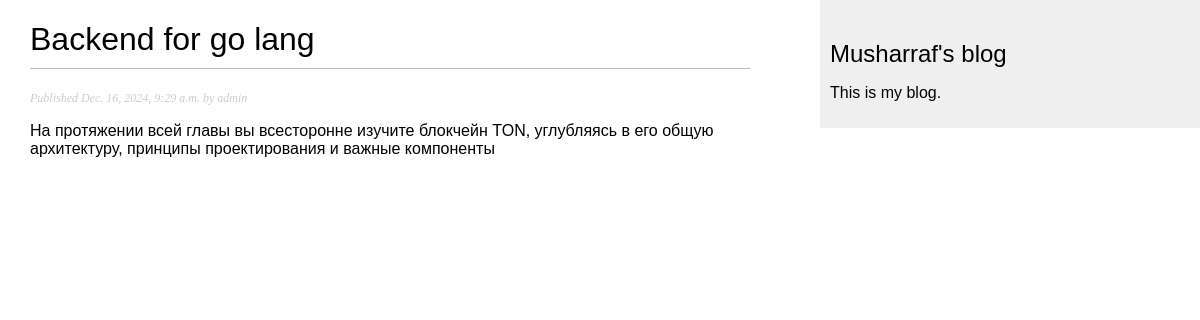
The app's page /2024/12/16/backend-for-go-lang/ with its own data.
### page/models.py (models this page shows, shortened)
class Post(models.Model):
    class Status(models.TextChoices):
        DRAFT = 'DF', 'Draft'
        PUBLISHED = 'PB', 'Published'
    title = models.CharField(max_length=250)
    slug = models.SlugField(max_length=250,
                            unique_for_date='publish', )
    author = models.ForeignKey(
        settings.AUTH_USER_MODEL,
        on_delete=models.CASCADE,
        related_name='blog_posts'
    )
    body = models.TextField()
    publish = models.DateTimeField(default=timezone.now)
    created = models.DateTimeField(auto_now_add=True)
    updated = models.DateTimeField(auto_now=True)
    status = models.CharField(
        max_length=2,
        choices=Status.choices,
        default=Status.DRAFT
    )
    objects = models.Manager()  # The default manager.
    published = PublishedManager()  # Our custom manager.
    class Meta:
        ordering = ["-publish"]
        indexes = [
            models.Index(fields=['-publish']),
        ]

### page/views.py (the view)
# urls.py: path("<int:year>/<int:month>/<int:day>/<slug:post>/",post_detail,name="post_detail")
def post_detail(request, year, month, day, post):
    post = get_object_or_404(
        Post,
        status=Post.Status.PUBLISHED,
        slug=post,
        publish__year=year,
        publish__month=month,
        publish__day=day)
    return render(
        request,
        "blog/post/detail.html",
        context={"post": post}
    )

### page/templates/blog/post/detail.html (shortened to what this page needs)
{% extends "blog/base.html" %}
{% block content %}
  <h1>{{ post.title }}</h1>
  <p class="date">
    Published {{ post.publish }} by {{ post.author }}
  </p>
  {{ post.body|linebreaks }}
{% endblock %}

### page/static/css/blog.css (style rules this page uses)
body { margin:0; padding:0; font-family:helvetica, sans-serif; }
h1 { font-weight:normal; border-bottom:1px solid #bbb; padding:0 0 10px 0; }
p.date { color:#ccc; font-family: georgia, serif; font-size: 12px; font-style: italic; }

### records on screen
Post: title "Backend for go lang", publish "Dec. 16, 2024, 9:29 a.m.", author "admin", body "На протяжении всей главы вы всесторонне изучите блокчейн TON, углубляясь в его общую архитектуру, принципы проектирования и важные компоненты"
